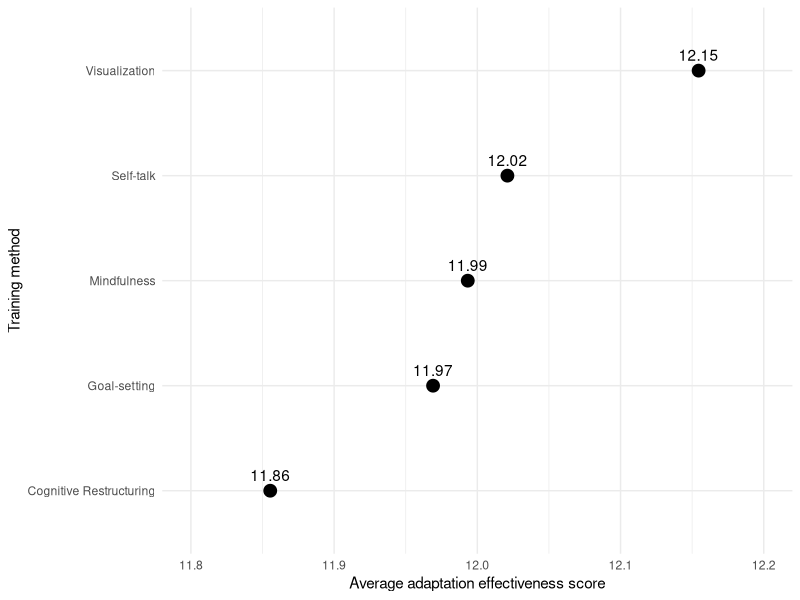

Source code (R):
## ---- chunk 1
#| message: false
#| warning: false

# Loading the data and inspecting
library(tidyverse)

sports <- read_csv('data/psych_training_sports_sample.csv')
glimpse(sports)
## ---- chunk 2
method_summary <- sports |>
    count(Training_Method, sort = TRUE) |>
    mutate(pct_total = n/sum(n) * 100)

method_summary
## ---- chunk 3
method_summary <- sports |>
    group_by(Training_Method) |>
    summarize(
        avg_motivation_gain = mean(Motivation_Gain, na.rm = TRUE),
        avg_confidence_gain = mean(Confidence_Gain, na.rm = TRUE),
        avg_stress_reduction = mean(Stress_Reduction_Percentage, na.rm = TRUE),
        avg_effectiveness = mean(Adaptation_Effectiveness_Score, na.rm = TRUE),
        .groups = 'drop'
    ) %>%
    left_join(method_summary, ., by='Training_Method')

method_summary |>
    print(width = Inf)

## ---- chunk 4
#| label: fig-training-effectiveness
#| fig-cap: "Average adaptation effectiveness score by psychological training method."

ggplot(
  method_summary,
  aes(
    y = reorder(Training_Method, avg_effectiveness),
    x = avg_effectiveness
  )
) +
  geom_point(size = 4) +
  geom_text(
    aes(label = round(avg_effectiveness, 2)),
    nudge_y = 0.15
  ) +
  coord_cartesian(xlim = c(11.8, 12.2)) +
  labs(
    x = "Average adaptation effectiveness score",
    y = "Training method"
  ) +
  theme_minimal()
## ---- chunk 5
tibble(
  measure = c("Pearson correlation", "Kendall's tau"),
  value = c(
    cor(
      sports$Training_Adherence_Rate,
      sports$Adaptation_Effectiveness_Score,
      use = "complete.obs",
      method = "pearson"
    ),
    cor(
      sports$Training_Adherence_Rate,
      sports$Adaptation_Effectiveness_Score,
      use = "complete.obs",
      method = "kendall"
    )
  )
)
